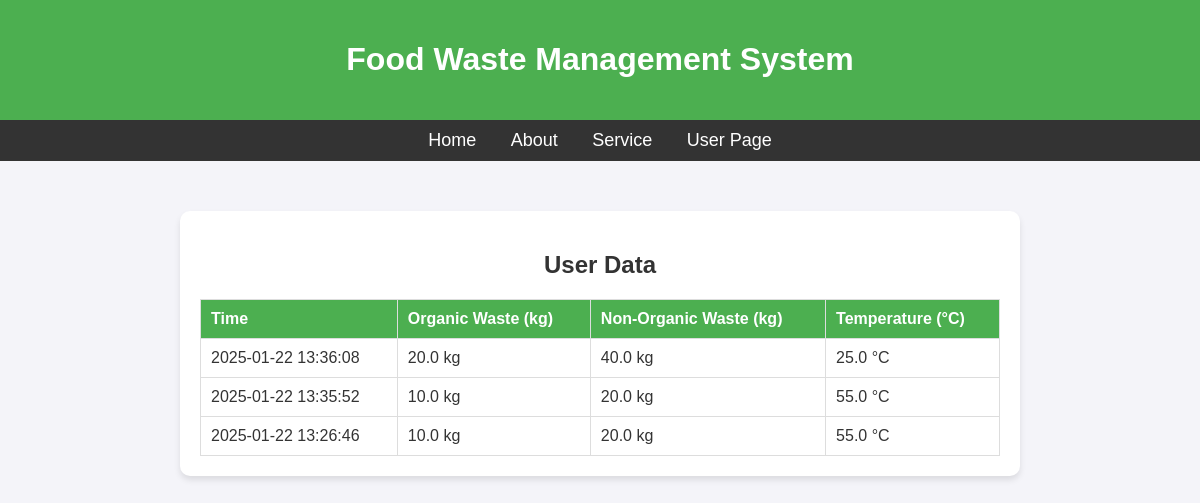
Page /userdata (signed in) on the committed database.
### app.py (models this page shows)
class WasteData(db.Model):
    id = db.Column(db.Integer, primary_key=True)
    user_id = db.Column(db.Integer, nullable=False)
    organic_weight = db.Column(db.Float, nullable=False)
    nonorganic_weight = db.Column(db.Float, nullable=False)
    temperature = db.Column(db.Float, nullable=False)
    timestamp = db.Column(db.DateTime, default=db.func.current_timestamp())

### app.py (the view)
@app.route('/userdata')
def userdata():
    if 'user_id' not in session:
        return redirect(url_for('login'))
    user_id = session['user_id']
    waste_entries = WasteData.query.filter_by(user_id=user_id).order_by(WasteData.timestamp.desc()).all()
    return render_template('userdata.html', waste_entries=waste_entries)

### templates/userdata.html (shortened to what this page needs)
<!DOCTYPE html>
<html lang="en">
<head>
</head>
<body>
  <header>
    <h1>Food Waste Management System</h1>
  </header>
  <nav aria-label="Main Navigation">
    <a href="{{ url_for('home') }}">Home</a>
    <a href="{{ url_for('about') }}">About</a>
    <a href="{{ url_for('service') }}">Service</a>
    <a href="{{ url_for('userpage') }}">User Page</a>
  </nav>
  <div class="container">
    <h2>User Data</h2>
    {% if waste_entries %}
    <table>
      <thead>
        <tr>
          <th>Time</th>
          <th>Organic Waste (kg)</th>
          <th>Non-Organic Waste (kg)</th>
          <th>Temperature (°C)</th>
        </tr>
      </thead>
      <tbody>
        {% for entry in waste_entries %}
        <tr>
          <td>{{ entry.timestamp }}</td>
          <td>{{ entry.organic_weight }} kg</td>
          <td>{{ entry.nonorganic_weight }} kg</td>
          <td>{{ entry.temperature }} °C</td>
        </tr>
        {% endfor %}
      </tbody>
    </table>
    {% else %}
    <p class="no-data">No data available. Please add entries on the User Page.</p>
    {% endif %}
  </div>
</body>
</html>

### templates/userdata.html (style rules this page uses)
body { font-family: Arial, sans-serif; background-color: #f4f4f9; color: #333; margin: 0; padding: 0; }
header { background-color: #4CAF50; color: white; padding: 20px 0; text-align: center; }
nav { text-align: center; background-color: #333; padding: 10px 0; }
nav a { color: white; text-decoration: none; margin: 0 15px; font-size: 18px; }
.container { max-width: 800px; margin: 50px auto; padding: 20px; background-color: white; border-radius: 10px; box-shadow: 0 4px 6px rgba(0, 0, 0, 0.1); }
h1, h2 { text-align: center; }
table { width: 100%; border-collapse: collapse; margin-top: 20px; }
th, td { border: 1px solid #ddd; padding: 10px; text-align: left; }
th { background-color: #4CAF50; color: white; }

### rows in the picture
WasteData: timestamp "2025-01-22 13:36:08", organic_weight "20.0", nonorganic_weight "40.0", temperature "25.0"
WasteData: timestamp "2025-01-22 13:35:52", organic_weight "10.0", nonorganic_weight "20.0", temperature "55.0"
WasteData: timestamp "2025-01-22 13:26:46", organic_weight "10.0", nonorganic_weight "20.0", temperature "55.0"
